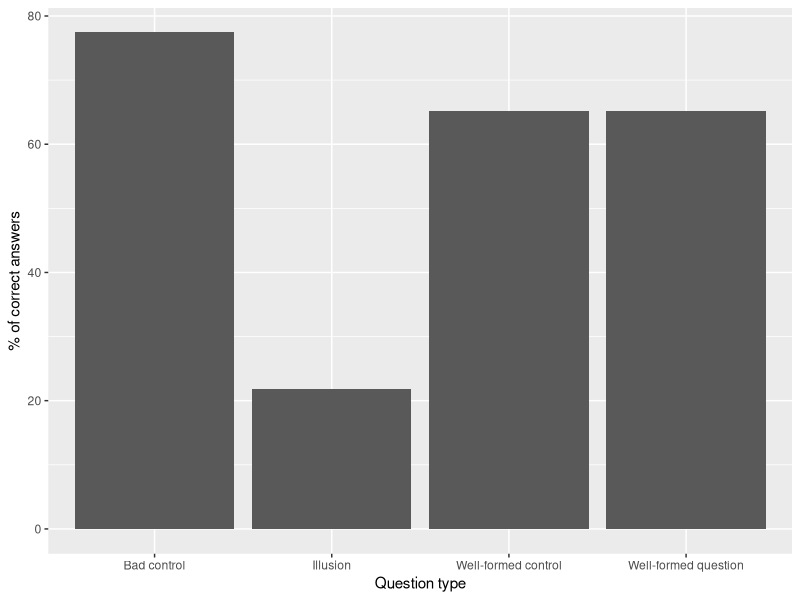
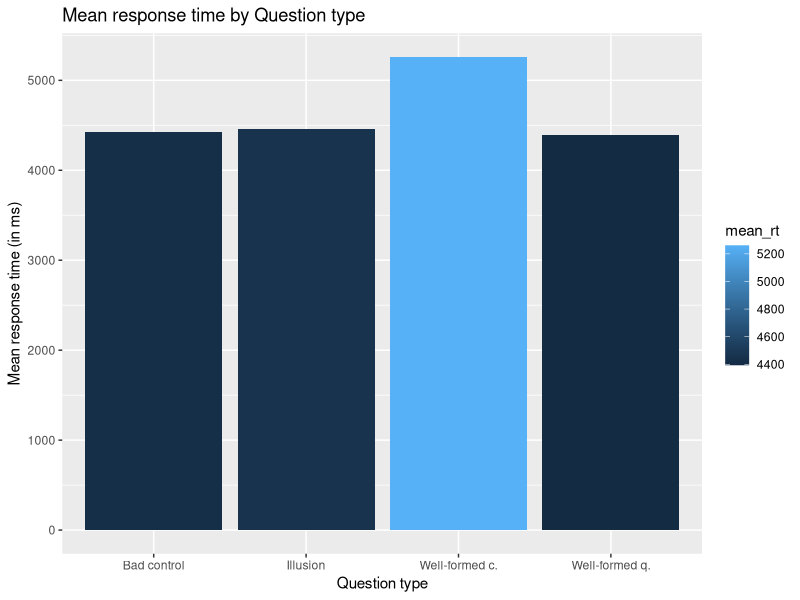

Source code (R) for these figures, in order:
#This analysis uses synthetic data generated to mimic the Moses illusion experiment.
#The synthetic data preserves overall structure and mean statistics but contains no real participants information.

##NOTE: The synthetic dataset is already clean, so preprocessing here is minimal.
#In the original dataset, additional steps were performed to identify outliers, 
#remove duplicate responses, handle missing values, and more. 
#These steps are omitted here because the synthetic data has been generated to mimic a clean dataset.


library(tidyverse)
moses <- read.csv("data/synthetic_moses.csv")
head(moses)
#View(moses)
#2214 entries - 10 variables

length(unique(moses$ID)) #Finding n. of participants
#54

table(moses$ID) #Checking how many questions/answers per participant
#41

str(moses) #Checking data type of each column to see for any potential mistake

###Preprocessing###

moses_clean <-   moses |>
  filter(RESPONSE_TIME >= 200 & RESPONSE_TIME <= 20000) |>
  select(ID, ITEM, CONDITION, RESPONSE_TIME, LIST, TYPE, QUESTION, CORRECT_ANSWER, ANSWER_CLEAN, ACCURATE) |>
  na.omit()

#View(moses_clean)
any(duplicated(moses_clean)) #Checking for duplicates
nrow(moses_clean) #Checking number of valid entries

###Descriptive statistics###

moses_clean |> #Computing descriptive statistics summary of response times for each sentence type
  group_by(CONDITION) |>
  summarise(MEAN.RT = mean(RESPONSE_TIME),
            SD.RT = sd(RESPONSE_TIME),
            MIN.RT = min(RESPONSE_TIME),
            MAX.RT = max(RESPONSE_TIME)) 
#                     MEAN.RT - SD.RT - MIN.RT - MAX.RT
#Bad control -           4426 - 2908 - 200  - 14684
#Illusion -              4455 - 3145 -  200 - 15292              
#Well-formed control -   5261 - 3568 -  200 -  18323
#Well-formed question  - 4394 - 3247 -  200 - 16362
#Can use it to double check plot 2

moses_clean |> #Computing descriptive statistics summary of response times for each participant
  group_by(ID) |>
  summarise(MEAN.RT = mean(RESPONSE_TIME),
            SD.RT = sd(RESPONSE_TIME),
            MIN.RT = min(RESPONSE_TIME),
            MAX.RT = max(RESPONSE_TIME)) 

###Plots###

#Plot 1 shows percentage of correct answers by condition
p1 <- moses_clean |>
  group_by(CONDITION, ACCURATE) |>
  summarise(N = n()) |>
  group_by(CONDITION) |>
  mutate(SUM = sum(N),
         PERC = 100*N/SUM) |>
  filter(ACCURATE == "correct") |>
  ggplot() +
  aes(x = CONDITION, y = PERC) +
  geom_col() +
  labs(x = "Question type", y = "% of correct answers")

ggsave(filename = "plots/percent_correct_condition.png",
       plot = p1,
       width = 6,
       height = 4,
       dpi = 300)

moses_clean |> ##Quick verification of synthetic percentages
  group_by(CONDITION, ACCURATE) |>
  summarise(N = n()) |>
  group_by(CONDITION) |>
  mutate(SUM = sum(N),
         PERC = 100*N/SUM) |>
  filter(ACCURATE == "correct") |>
  select(CONDITION, PERC)
#CONDITION             PERC
#1 Bad control           77.4
#2 Illusion              21.8
#3 Well-formed control   65.2
#4 Well-formed question  65.2


#Plot 2 shows mean response time by condition 
p2 <- moses_clean |>
  group_by(CONDITION) |>
  summarize(mean_rt = mean(RESPONSE_TIME)) |>
  mutate(CONDITION = recode(CONDITION,
                            "Well-formed control" = "Well-formed c.",
                            "Well-formed question" = "Well-formed q.")) |>
  arrange(mean_rt) |>
  ggplot() +
  aes(x = CONDITION, y = mean_rt, fill = mean_rt) +
  geom_bar(stat = "identity") +
  labs(title = "Mean response time by Question type", x = "Question type", y = "Mean response time (in ms)")

ggsave(filename = "plots/response_time.png",
       plot = p2,
       width = 6,
       height = 4,
       dpi = 300)

moses_clean |> ##Quick verification of synthetic percentages
  group_by(CONDITION) |>
  summarize(mean_rt = mean(RESPONSE_TIME)) |>
  mutate(CONDITION = recode(CONDITION,
                            "Well-formed control" = "Well-formed c.",
                            "Well-formed question" = "Well-formed q.")) |>
  arrange(mean_rt)
#CONDITION      mean_rt
#1 Well-formed q.   4394
#2 Bad control      4426
#3 Illusion         4455
#4 Well-formed c.   5261
